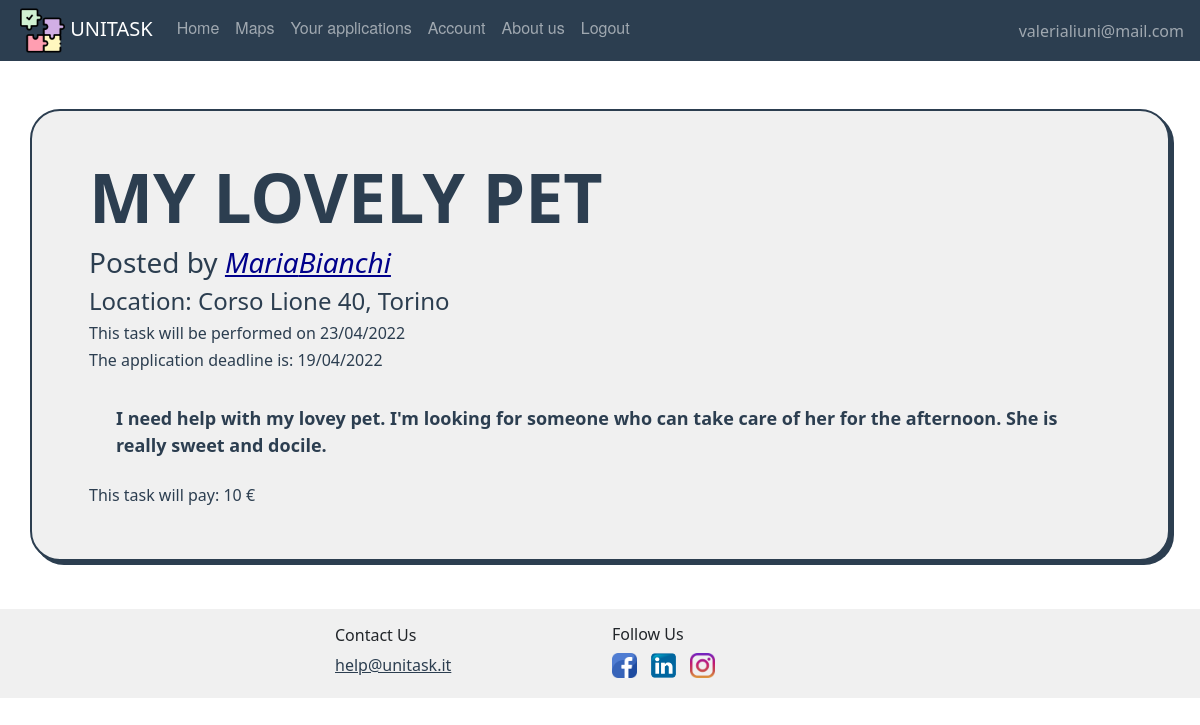
The page /task/1 (signed in) on the database its author committed.
### website/models.py (models this page shows, shortened)
class User(db.Model, UserMixin):
    id = db.Column(db.Integer, primary_key=True)
    email = db.Column(db.String(150), unique=True)
    password = db.Column(db.String(150))
    first_name = db.Column(db.String(150))
    surname = db.Column(db.String(150))
    description = db.Column(db.String(200))
    type = db.Column(db.String(20))
    reviewsposted = db.relationship('Review', foreign_keys='Review.id_reviewer',
                                    backref='author')
    reviewsreceived = db.relationship('Review', foreign_keys='Review.id_reviewed',
                                      backref='received')
    __mapper_args__ = {
        'polymorphic_on': type,
        'polymorphic_identity': 'user',
    }

class Offer(db.Model, UserMixin):
    id = db.Column(db.Integer, primary_key=True)
    title = db.Column(db.String(150))
    description = db.Column(db.String(150))
    address = db.Column(db.String(150))
    placeId = db.Column(db.String(150))
    amount = db.Column(db.Integer)
    lat = db.Column(db.Float)
    lng = db.Column(db.Float)
    date = db.Column(db.DateTime(timezone=True), default=func.now())
    dateexpire = db.Column(db.DateTime(timezone=True))
    isAss = db.Column(db.Boolean, default=False)
    date_task = db.Column(db.DateTime(timezone=True))
    id_adult = db.Column(db.Integer, db.ForeignKey('adult.id'))
    scelta = db.Column(db.Integer, db.ForeignKey('student.id'))
    isPerf = db.Column(db.Boolean, default=False)
    rece = db.relationship('Review', backref='recensione')
    isClosed = db.Column(db.Boolean, default=False)

### website/user/routes.py (the view)
@users.route('/task/<task_id>', methods=['GET', 'POST'])
@login_required
def task(task_id):
    if current_user.type == 'student':
        t = Offer.query.filter(Offer.id == task_id).first()
        btn = True
        if current_user in t.applicants:
            btn = False
        return render_template("Student/task.html", user=current_user, taskscelta=t, btn=btn)
    else:
        t = Offer.query.filter(Offer.id == task_id).first()
        return render_template("adult/chooseStud.html", user=current_user, taskscelta=t)

### website/templates/student/task.html (shortened to what this page needs)
{% extends "base.html" %}
{% block content %}
    <div class="container task-container">
        <div class="row task-row">
            <div class="col-12">
                <h1 align="left" class="task-title">{{ taskscelta.title }}</h1>
                <h3>Posted by <span class="task-owner"><a style="color:darkblue"
                                                          href="{{ url_for('users.showreviews', user_id=taskscelta.id_adult, task_id='0') }}">{{ taskscelta.poster.first_name }}{{ taskscelta.poster.surname }}</a></span>
                </h3>
                <h4>Location: {{ taskscelta.address }}, Torino</h4>
                <h6>This task will be performed on {{ taskscelta.date_task.strftime("%d/%m/%Y") }}</h6>
                <h6>The application deadline is: {{ taskscelta.dateexpire.strftime("%d/%m/%Y") }}</h6>
                <div class="task-description">
                    {{ taskscelta.description }}
                </div>
                <h6>This task will pay: {{ taskscelta.amount }} €</h6>
            </div>
        </div>
    </div>
{% endblock %}

### website/templates/base.html (shortened to what this page needs)
<!DOCTYPE html>
<html lang="">
<head>
    <link href="/static/css/style.css" rel="stylesheet">
    <link href="https://cdn.jsdelivr.net/npm/bootstrap@5.0.2/dist/css/bootstrap.min.css" rel="stylesheet"
>
    <link href="https://netdna.bootstrapcdn.com/font-awesome/3.2.1/css/font-awesome.css" rel="stylesheet">
</head>
<body>
<nav class="navbar fixed-top navbar-expand-lg navbar-dark">
    <ul class="navbar-nav mr-auto">
        <li>
            <a style="padding-left:1em;" class="navbar-brand" href="#">
                <img src="/static/images/pic/puzzle.png" width="45" height="45"/>
                UNITASK
            </a></li>
        {% if user.is_authenticated %}
            {% if user.type=='adult' %}
                <li class="nav-item"><a class="nav-link" id="home" href="/">Home</a></li>
                <li class="nav-item"><a class="nav-link" id="posttask" href="{{ url_for('adults.posttask') }}">Post a
                    Task</a></li>
                <li class="nav-item"><a class="nav-link" id="offer" href="{{ url_for('adults.taskpending') }}">Task
                    Pending</a></li>
                <li class="nav-item"><a class="nav-link" id="account" href="{{ url_for('users.account') }}">Account</a>
                </li>
                <li class="nav-item"><a class="nav-link" id="aboutus" href="{{ url_for('users.about_us') }}">About
                    us</a></li>
                <li class="nav-item"><a class="nav-link" id="logout" href="{{ url_for('auth.logout') }}">Logout</a></li>
            {% elif user.type=='student' %}
                <li class="nav-item"><a class="nav-link" id="offer" href="{{ url_for('students.offer') }}">Home</a></li>
                <li class="nav-item"><a class="nav-link" id="maps" href="{{ url_for('students.maps') }}">Maps</a>
                <li class="nav-item"><a class="nav-link" id="applications"
                                        href="{{ url_for('students.listapplications') }}">Your applications</a></li>
                <li class="nav-item"><a class="nav-link" id="account" href="{{ url_for('users.account') }}">Account</a>
                </li>
                <li class="nav-item"><a class="nav-link" id="aboutus" href="{{ url_for('users.about_us') }}">About
                    us</a></li>
                <li class="nav-item"><a class="nav-link" id="logout" href="{{ url_for('auth.logout') }}">Logout</a></li>
            {% endif %}
            </ul>
            <ul class="navbar-nav ms-auto">
                <li class="nav-item">
                    <span style="padding-right:1em;" class="navbar-text d-flex justify-content-end">
                     {{ user.email }}
                       </span>
                </li>
            </ul>
        {% endif %}
</nav>
{% block content %}
{% endblock %}
</body>
{% block footer %}
    <div class="container-fluid mt-5" style="background-color: #f0f0f0">
        <div class="container-lg">
            <div class="row row-cols-md-4 p-3">
                <div class="col-md pb-1 m-auto navbar-light">
                </div>
                <div class="col-md pb-1 m-auto">
                    <h6>Contact Us</h6>
                    <a style="color: #2c3e50" href="mailto:help@unitask.it">help@unitask.it</a>
                </div>
                <div class="col-md pb-1 m-auto">
                    <h6>Follow Us</h6>
                    <img class="img-fluid" style="max-height: 25px; min-width: 25px"
                         src="/static/images/pic/facebook.png"/>
                    <img class="img-fluid" style="max-height: 25px; min-width: 25px"
                         src="/static/images/pic/linkedin.png"/>
                    <img class="img-fluid" style="max-height: 25px; min-width: 25px"
                         src="/static/images/pic/instagram.png"/>
                </div>
                <div class="col-md pb-1">
                </div>
            </div>
        </div>
    </div>
{% endblock footer %}
</html>

### website/static/css/style.css (style rules this page uses)
body { padding-top:4em; }
.navbar { list-style-type: none; margin: 0; padding: 0; overflow: hidden; background-color: #2c3e50; }
.nav-link { display: block; color: white; text-align: center; padding: 14px 16px; text-decoration: none; font-family: "Helvetica Neue", Helvetica, Arial, sans-serif; }
.task-row { padding: 2.5em; }
.task-container { margin:2.5em; background-color: #f0f0f0; border: 2px solid #2c3e50; border-radius: 30px; box-shadow: #2c3e50 4px 4px 0 0; color: #2c3e50; font-weight: 600; font-size: 18px; padding: 0 18px; text-decoration: none; user-select: none; -webkit-user-select: none; touch-action: manipulation; }
.task-owner { font-style: italic; }
.task-title { font-size:68px; text-transform: uppercase; font-weight: bold; }
.task-description { padding:1.5em; }

### rows shown on the page
User: email "valerialiuni@mail.com"
Offer: title "MY LOVELY PET", address "Corso Lione 40", date_task "23/04/2022", dateexpire "19/04/2022", description "I need help with my lovey pet. I'm looking for someone who can take care of her for the afternoon. She is really sweet and docile.", amount "10"
User: poster.first_name "Maria", poster.surname "Bianchi"
